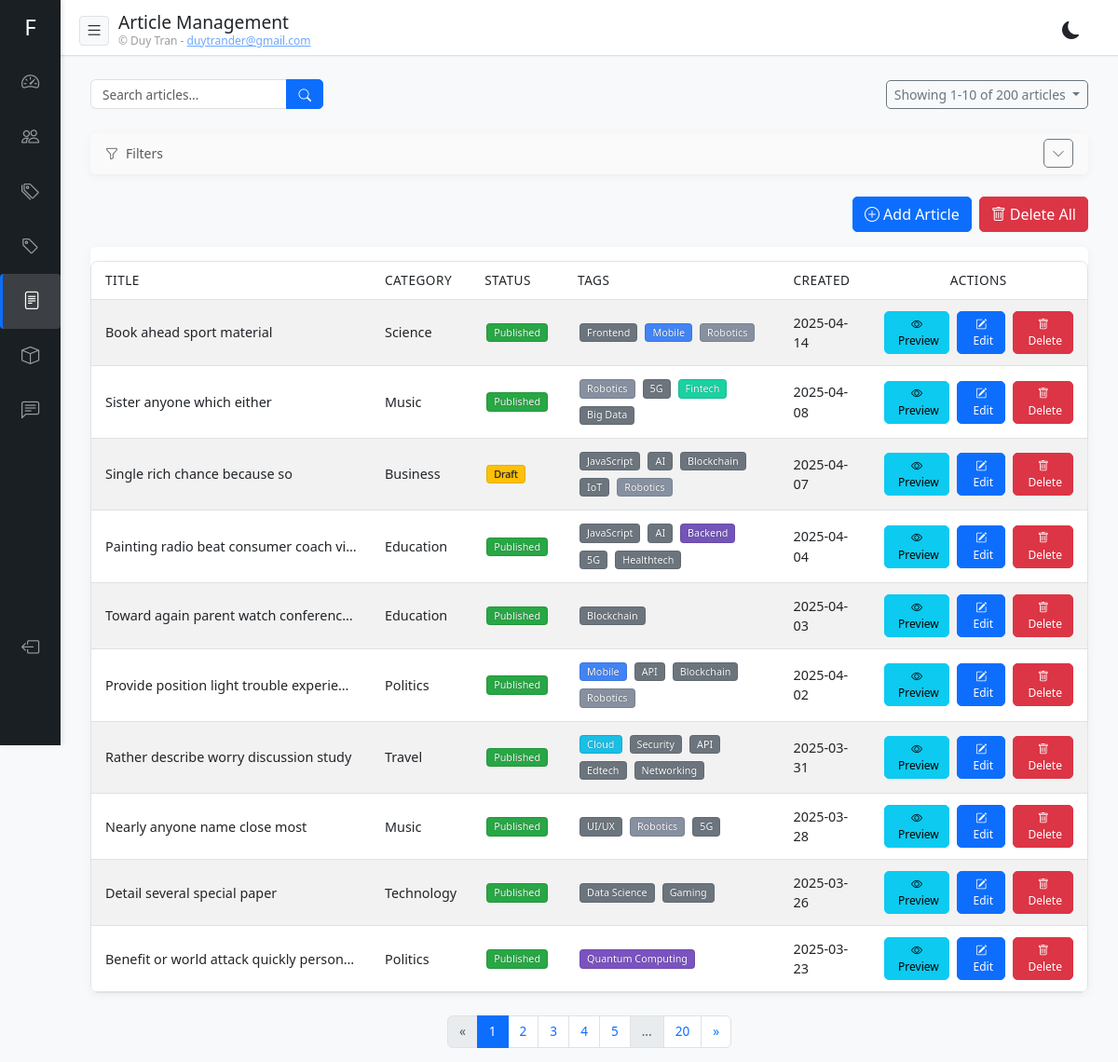
The page /admin/articles/ (signed in) on the database as committed earlier.
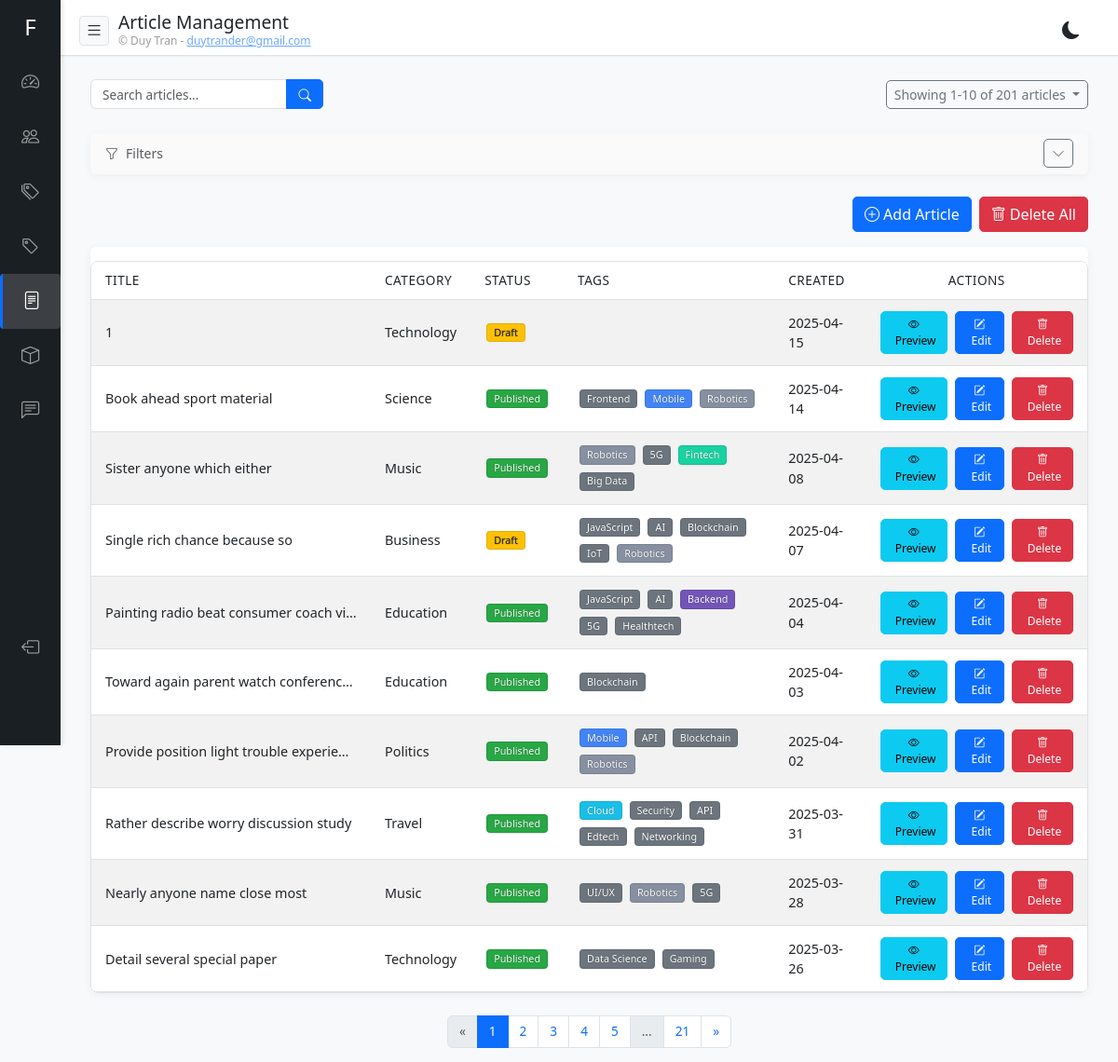
The same page on the database as committed later.
### app/models.py (models this page shows)
class ArticleBase(SQLModel):
    title: str = Field(max_length=200)
    content: str
    published: bool = Field(default=False)
    featured_image: Optional[str] = Field(default=None, max_length=500)
    excerpt: Optional[str] = None
    footer_content: Optional[str] = None
    views: int = Field(default=0)
    category_id: int = Field(foreign_key="category.id")
    author_id: int = Field(foreign_key="user.id")
    slug: Optional[str] = Field(default=None, max_length=200, index=True, unique=True)

class Article(ArticleBase, table=True):
    id: Optional[int] = Field(default=None, primary_key=True)
    created_at: datetime = Field(default_factory=datetime.utcnow)
    updated_at: datetime = Field(default_factory=datetime.utcnow, sa_column_kwargs={"onupdate": datetime.utcnow})
    category: Category = Relationship(back_populates="articles")
    author: User = Relationship(back_populates="articles")
    comments: List["Comment"] = Relationship(back_populates="article")
    tags: List["Tag"] = Relationship(back_populates="articles", link_model=ArticleTagLink)
    products: List["Product"] = Relationship(back_populates="articles", link_model=ProductArticleLink)

class CategoryBase(SQLModel):
    name: str = Field(max_length=100, index=True, unique=True)
    description: Optional[str] = None

class Category(CategoryBase, table=True):
    id: Optional[int] = Field(default=None, primary_key=True)
    created_at: datetime = Field(default_factory=datetime.utcnow)
    updated_at: datetime = Field(default_factory=datetime.utcnow, sa_column_kwargs={"onupdate": datetime.utcnow})
    articles: List["Article"] = Relationship(back_populates="category")

class TagBase(SQLModel):
    name: str = Field(max_length=50, index=True, unique=True)

class Tag(TagBase, table=True):
    id: Optional[int] = Field(default=None, primary_key=True)
    created_at: datetime = Field(default_factory=datetime.utcnow)
    updated_at: datetime = Field(default_factory=datetime.utcnow, sa_column_kwargs={"onupdate": datetime.utcnow})
    articles: List["Article"] = Relationship(back_populates="tags", link_model=ArticleTagLink)

### app/routers/articles.py (the view)
@router.get("/", response_class=HTMLResponse)
async def admin_articles(
    request: Request,
    q: str = None,
    page: int = 1,
    page_size: int = 10,
    category_id: Optional[str] = None,
    author_id: Optional[str] = None,
    tag_id: Optional[str] = None,
    status: Optional[str] = None,
    date_from: Optional[str] = None,
    date_to: Optional[str] = None,
    db: Session = Depends(get_db)
):
    user = await get_user_from_cookie(request, db)
    if not user or not user.is_superuser:
        return RedirectResponse(url="/admin/login", status_code=303)
    query = select(Article).options(
        selectinload(Article.category),
        selectinload(Article.author),
        selectinload(Article.tags)
    )
    applied_filters = 0
    if q:
        search_term = f"%{q}%"
        query = query.where(
            Article.title.ilike(search_term) |
            Article.content.ilike(search_term)
        )
    if category_id and category_id.isdigit():
        query = query.where(Article.category_id == int(category_id))
        applied_filters += 1
    if author_id and author_id.isdigit():
        query = query.where(Article.author_id == int(author_id))
        applied_filters += 1
    if tag_id and tag_id.isdigit():
        tag_id_int = int(tag_id)
        query = query.join(ArticleTagLink).where(ArticleTagLink.tag_id == tag_id_int)
        applied_filters += 1
    if status:
        if status == 'published':
            query = query.where(Article.published == True)
            applied_filters += 1
        elif status == 'draft':
            query = query.where(Article.published == False)
            applied_filters += 1
    from datetime import datetime
    if date_from:
        try:
            from_date = datetime.strptime(date_from, '%Y-%m-%d')
            query = query.where(Article.created_at >= from_date)
            applied_filters += 1
        except ValueError:
            pass
    if date_to:
        try:
            to_date = datetime.strptime(date_to, '%Y-%m-%d')
            to_date = to_date.replace(hour=23, minute=59, second=59)
            query = query.where(Article.created_at <= to_date)
            applied_filters += 1
        except ValueError:
            pass
    count_query = select(func.count()).select_from(query.subquery())
    total_records = db.execute(count_query).scalar_one()
    total_pages = (total_records + page_size - 1) // page_size
    page = max(1, min(page, total_pages) if total_pages > 0 else 1)
    offset = (page - 1) * page_size
    paginated_query = query.order_by(desc(Article.created_at)).offset(offset).limit(page_size)
    articles = db.execute(
        paginated_query
    ).unique().scalars().all()
    categories = db.execute(select(Category)).scalars().all()
    from app.models import User
    authors = db.execute(select(User)).scalars().all()
    tags = db.execute(select(Tag)).scalars().all()
    return templates.TemplateResponse(
        "admin/articles/index.html",
        {
            "request": request,
            "articles": articles,
            "pagination": {
                "page": page,
                "page_size": page_size,
                "total_pages": total_pages,
                "total_records": total_records,
                "has_prev": page > 1,
                "has_next": page < total_pages
            },
            "user": user,
            "query": q,
            "message": request.query_params.get("message"),
            "categories": categories,
            "authors": authors,
            "tags": tags,
            "filter_category_id": category_id,
            "filter_author_id": author_id,
            "filter_tag_id": tag_id,
            "filter_status": status,
            "filter_date_from": date_from,
            "filter_date_to": date_to,
            "applied_filters": applied_filters
        }
    )

### templates/admin/articles/index.html (shortened to what this page needs)
{% extends "admin/base.html" %}  {% block header_title %}Article Management{% endblock %} {% block
content %}
<div class="container-fluid">
  <div class="row mb-3">
    <div class="col-12 col-md-6 mb-3 mb-md-0">
      <form action="/admin/articles" method="get" class="search-form d-flex">
        <div class="input-group">
          <input
            type="text"
            name="q"
            class="form-control"
            placeholder="Search articles..."
            value="{{ query or '' }}"
          />
          <button class="btn btn-primary" type="submit">
            <i class="bi bi-search"></i>
          </button>
        </div>
      </form>
    </div>
    {% if pagination and pagination.total_records > 0 %}
    <div class="col-12 col-md-6 d-flex justify-content-md-end align-items-center mt-2 mt-md-0">
      {% set item_name = 'articles' %}
      {% set url_path = '/admin/articles' %}
      {% include "admin/components/pagination_info.html" %}
    </div>
    {% endif %}
  </div>
  <div class="row mb-3">
    <div class="col-12">
      <div class="card mb-2">
        <div class="card-header filter-header d-flex justify-content-between align-items-center">
          <div class="d-flex align-items-center gap-2">
            <div class="text-muted small d-flex align-items-center">
              <i class="bi bi-funnel me-2"></i>Filters
            </div>
          </div>
          <button class="btn btn-sm btn-outline-secondary" type="button" data-bs-toggle="collapse" data-bs-target="#filterCollapse" aria-expanded="false" aria-controls="filterCollapse">
            <i class="bi bi-chevron-down"></i>
          </button>
        </div>
      </div>
    </div>
  </div>
  <div class="row">
    <div class="col-12">
       {% if articles %}
      <div class="d-flex justify-content-end mb-3 gap-2">
        <a href="/admin/articles/add" class="btn btn-primary">
          <i class="bi bi-plus-circle me-1"></i><span>Add Article</span>
        </a>
        {% if articles and articles|length > 0 %}
        <a href="/admin/articles/delete-all" class="btn btn-danger">
          <i class="bi bi-trash me-1"></i><span>Delete All</span>
        </a>
        {% endif %}
      </div>
      <div class="d-none d-lg-block mb-4">
        <div class="card">
          <div class="card-body p-0">
            <div class="table-responsive">
              <table class="table table-striped table-hover table-compact mb-0">
                <thead>
                  <tr>
                    <th class="border-bottom">Title</th>
                    <th class="border-bottom">Category</th>
                    <th class="border-bottom">Status</th>
                    <th class="border-bottom">Tags</th>
                    <th class="border-bottom">Created</th>
                    <th class="border-bottom text-center">Actions</th>
                  </tr>
                </thead>
                <tbody>
                  {% for article in articles %}
                  <tr>
                    <td
                      class="align-middle text-truncate"
                      style="max-width: 300px"
                      title="{{ article.title }}"
                    >
                      <span class="fw-medium">{{ article.title }}</span>
                    </td>
                    <td class="align-middle">
                      {{ article.category.name }}
                    </td>
                    <td class="align-middle">
                      {% if article.published %}
                      <span class="badge published-badge">Published</span>
                      {% else %}
                      <span class="badge draft-badge">Draft</span>
                      {% endif %}
                    </td>
                    <td class="align-middle">
                      <div class="d-flex flex-wrap gap-1">
                        {% if article.tags %} {% for tag in article.tags %}
                        <span
                          class="badge bg-secondary badge-{{ tag.name|lower|replace(' ', '-') }}"
                        >
                          {{ tag.name }}
                        </span>
                        {% endfor %} {% endif %}
                      </div>
                    </td>
                    <td class="align-middle">{{ article.created_at.strftime('%Y-%m-%d') }}</td>
                    <td class="align-middle text-center">
                      <div class="d-flex gap-2 justify-content-center">
                        <button
                          type="button"
                          class="btn btn-sm btn-info preview-button"
                          data-id="{{ article.id }}"
                          data-title="{{ article.title }}"
                          data-category="{{ article.category.name }}"
                          data-excerpt="{{ article.excerpt or '' }}"
                          data-image="{{ article.featured_image or '' }}"
                          data-published="{% if article.published %}true{% else %}false{% endif %}"
                          title="Preview"
                        >
                          <i class="bi bi-eye"></i>
                          <span class="d-none d-md-inline-block ms-1">Preview</span>
                        </button>
                        <a
                          href="/admin/articles/{{ article.id }}/edit"
                          class="btn btn-sm btn-primary"
                          title="Edit"
                        >
                          <i class="bi bi-pencil-square"></i>
                          <span class="d-none d-md-inline-block ms-1">Edit</span>
                        </a>
                        <button
                          type="button"
                          class="btn btn-sm btn-danger"
                          data-bs-toggle="modal"
                          data-bs-target="#deleteModal{{ article.id }}"
                          title="Delete"
                        >
                          <i class="bi bi-trash"></i>
                          <span class="d-none d-md-inline-block ms-1">Delete</span>
                        </button>
                      </div>
                    </td>
                  </tr>
                  {% endfor %}
                </tbody>
              </table>
            </div>
          </div>
        </div>
      </div>
      {% endif %}
      <div class="pagination-container">
        {% set url_path = '/admin/articles' %}
        {% include "admin/components/pagination.html" %}
      </div>
    </div>
  </div>
</div>
{% endblock %}

Rows that differ between the two databases and show on the page:
no longer on this page (row unchanged): Article: title "Benefit or world attack quickly person…", category.name "Politics", published "Published", created_at "2025-03-23"
no longer on this page (row unchanged): Tag: name "Quantum Computing", shown under "Politics"
added Article: title "1", category.name "Technology", published "Draft", created_at "2025-04-15"
Other text that changed with them:
{{ pagination.total_records }}: "200" → "201"
{{ pagination.total_pages }}: "20" → "21"
